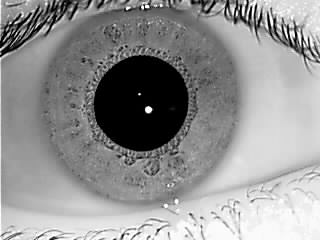
#> input picture tests/p1_1.bmp, 320 x 240 px, found by its file name; its folder holds only this picture in this run
$ python compute_ham.py tests/p1_1.bmp tests/p1_2.bmp
#> lines starting #> are read from the running program, lines starting #| are printed output that depends on the picture; after the words box and inside, x2 and y2 are one past the last pixel; in counts of white or black regions, pixels touching at a corner belong together
### biometric_template/extractandenconding.py
from os import listdir
# from utils.imgutils import segment, normalize
from biometric_template.imgutils import segment, normalize
from cv2 import imread
from itertools import repeat
from fnmatch import filter
import numpy as np
import scipy.io as sio
import warnings
warnings.filterwarnings("ignore")

##########################################################################
#  Function which generate the iris template using in the matching
##########################################################################
DATABASE_PATH = './templates/'


# [59 lines left out: functions encode_iris, gaborconvolve_f, not called in this run]


##########################################################################
# Function to extract the feature for the matching process
##########################################################################
def extractFeature(img_filename, eyelashes_threshold=90, radial_resolution = 10, angular_resolution = 100):
    """
    Extract features from an iris image
    """
#> called with img_filename = 'tests/tests/p1_1.bmp', eyelashes_threshold = 90, radial_resolution = 16, angular_resolution = 64
    # parameters
    # eyelashes_threshold = 80
    # radial_resolution = 10
    # angular_resolution = 100
    minw_length = 18
    mult = 1
    sigma_f = 0.5

    #  segmentation
    im = imread(img_filename, 0)
#> im is the input picture: shape (240, 320); min 0, max 255, mean 146.1
    ciriris, cirpupil, imwithnoise = segment(im, eyelashes_threshold)

    # normalization
    arr_polar, arr_noise = normalize(imwithnoise, ciriris[1],  ciriris[0], ciriris[2],
                                         cirpupil[1], cirpupil[0], cirpupil[2],
                                         radial_resolution, angular_resolution)

    #  feature encoding
    template, mask_noise = encode_iris(arr_polar, arr_noise, minw_length, mult,
    sigma_f)


    return template, mask_noise, img_filename


##########################################################################
# Functions that do the matching between the image and the
# account/template
##########################################################################


# [104 lines left out: functions matchingTemplate, HammingDistance, shiftbits_ham, matchingPool, not called in this run]

### biometric_template/imgutils.py

from scipy import signal
from scipy.ndimage import convolve
from skimage.transform import radon
import numpy as np
import multiprocessing as mp

#########################################################################
#  Functions used to search the bounder of iris (inner and bounder)
#########################################################################


def searchInnerBound(img):
    """
    Searching of the boundary (inner) of the iris
    """

    # integro-differential
    Y = img.shape[0]
    X = img.shape[1]
    sect = X/4
    minrad = 10
    maxrad = sect*0.8
    jump = 4 		# Precision of the search

    # Hough Space
    sz = np.array([np.floor((Y-2*sect)/jump),
                    np.floor((X-2*sect)/jump),
                    np.floor((maxrad-minrad)/jump)]).astype(int)

    #circular integration
    integrationprecision = 1
    angs = np.arange(0, 2*np.pi, integrationprecision)
    x, y, r = np.meshgrid(np.arange(sz[1]),
                          np.arange(sz[0]),
                          np.arange(sz[2]))
    y = sect + y*jump
    x = sect + x*jump
    r = minrad + r*jump
    hs = ContourIntegralCircular(img, y, x, r, angs)

    # Hough Space Partial Derivative
    hspdr = hs - hs[:, :, np.insert(np.arange(hs.shape[2]-1), 0, 0)]

    # blurring the image
    sm = 3
    hspdrs = signal.fftconvolve(hspdr, np.ones([sm,sm,sm]), mode="same")

    indmax = np.argmax(hspdrs.ravel())
    y,x,r = np.unravel_index(indmax, hspdrs.shape)

    inner_y = sect + y*jump
    inner_x = sect + x*jump
    inner_r = minrad + (r-1)*jump

    # Integro-Differential
    integrationprecision = 0.1
    angs = np.arange(0, 2*np.pi, integrationprecision)
    x, y, r = np.meshgrid(np.arange(jump*2),
                          np.arange(jump*2),
                          np.arange(jump*2))
    y = inner_y - jump + y
    x = inner_x - jump + x
    r = inner_r - jump + r
    hs = ContourIntegralCircular(img, y, x, r, angs)

    # Hough Space Partial Derivative
    hspdr = hs - hs[:, :, np.insert(np.arange(hs.shape[2]-1), 0, 0)]

    # blurring the image
    sm = 3
    hspdrs = signal.fftconvolve(hspdr, np.ones([sm,sm,sm]), mode="same")
    indmax = np.argmax(hspdrs.ravel())
    y,x,r = np.unravel_index(indmax, hspdrs.shape)

    inner_y = inner_y - jump + y
    inner_x = inner_x - jump + x
    inner_r = inner_r - jump + r - 1

    return inner_y, inner_x, inner_r


def searchOuterBound(img, inner_y, inner_x, inner_r):
    """
    Searching fo the boundary (outer) of the iris
    """
    maxdispl = np.round(inner_r*0.15).astype(int)

    minrad = np.round(inner_r/0.8).astype(int)
    maxrad = np.round(inner_r/0.3).astype(int)

    # Integration region and avoiding eyelids
    intreg = np.array([[2/6, 4/6], [8/6, 10/6]]) * np.pi

    #circular integration
    integrationprecision = 0.05
    angs = np.concatenate([np.arange(intreg[0,0], intreg[0,1], integrationprecision),
                            np.arange(intreg[1,0], intreg[1,1], integrationprecision)],
                            axis=0)
    x, y, r = np.meshgrid(np.arange(2*maxdispl),
                          np.arange(2*maxdispl),
                          np.arange(maxrad-minrad))
    y = inner_y - maxdispl + y
    x = inner_x - maxdispl + x
    r = minrad + r
    hs = ContourIntegralCircular(img, y, x, r, angs)

    # Hough Space Partial Derivative
    hspdr = hs - hs[:, :, np.insert(np.arange(hs.shape[2]-1), 0, 0)]

    # blurring
    sm = 7 	# Size of the blurring mask
    hspdrs = signal.fftconvolve(hspdr, np.ones([sm, sm, sm]), mode="same")

    indmax = np.argmax(hspdrs.ravel())
    y, x ,r = np.unravel_index(indmax, hspdrs.shape)

    outer_y = inner_y - maxdispl + y + 1
    outer_x = inner_x - maxdispl + x + 1
    outer_r = minrad + r - 1

    return outer_y, outer_x, outer_r


def ContourIntegralCircular(imagen, y_0, x_0, r, angs):
    """
       Contour/circular integral using discrete rieman
    """
    y = np.zeros([len(angs), r.shape[0], r.shape[1], r.shape[2]], dtype=int)
    x = np.zeros([len(angs), r.shape[0], r.shape[1], r.shape[2]], dtype=int)
    for i in range(len(angs)):
        ang = angs[i]
        y[i, :, :, :] = np.round(y_0 - np.cos(ang) * r).astype(int)
        x[i, :, :, :] = np.round(x_0 + np.sin(ang) * r).astype(int)

    # adapt x and y
    ind = np.where(y < 0)
    y[ind] = 0
    ind = np.where(y >= imagen.shape[0])
    y[ind] = imagen.shape[0] - 1
    ind = np.where(x < 0)
    x[ind] = 0
    ind = np.where(x >= imagen.shape[1])
    x[ind] = imagen.shape[1] - 1

    hs = imagen[y, x]
    hs = np.sum(hs, axis=0)
    return hs.astype(float)

###############################################################################
#  Functions that segments regions of the image (iris, eyelids)
###############################################################################


def segment(eyeim, eyelashes_thres=80):
    """
        Segment the iris from the image
    """
    # Using daugman intefro-differential to the the iris
    # search the inner and outer bounds
    rowp, colp, rp = searchInnerBound(eyeim)
#> in searchInnerBound, `indmax = np.argmax(hspdrs.ravel())`: indmax = 3325
#> in searchInnerBound, `y,x,r = np.unravel_index(indmax, hspdrs.shape)`: y = 6; x = 15; r = 10
#> in searchInnerBound, `inner_y = sect + y*jump`: inner_y = 104
#> in searchInnerBound, `inner_x = sect + x*jump`: inner_x = 140
#> in searchInnerBound, `inner_r = minrad + (r-1)*jump`: inner_r = 46
#> in searchInnerBound, `indmax = np.argmax(hspdrs.ravel())`: indmax = 238
#> in searchInnerBound, `y,x,r = np.unravel_index(indmax, hspdrs.shape)`: y = 3; x = 5; r = 6
#> in searchInnerBound, `inner_y = inner_y - jump + y`: inner_y = 103
#> in searchInnerBound, `inner_x = inner_x - jump + x`: inner_x = 141
#> in searchInnerBound, `inner_r = inner_r - jump + r - 1`: inner_r = 47
    row, col, r = searchOuterBound(eyeim, rowp, colp, rp)

    # pupil and iris boundaries
    rowp = np.round(rowp).astype(int)
    colp = np.round(colp).astype(int)
    rp = np.round(rp).astype(int)
    row = np.round(row).astype(int)
    col = np.round(col).astype(int)
    r = np.round(r).astype(int)
    cirpupil = [rowp, colp, rp]
    ciriris = [row, col, r]

    # top and bottom eyelid
    imsz = eyeim.shape
    irl = np.round(row - r).astype(int)
    iru = np.round(row + r).astype(int)
    icl = np.round(col - r).astype(int)
    icu = np.round(col + r).astype(int)
    if irl < 0:
        irl = 0
    if icl < 0:
        icl = 0
    if iru >= imsz[0]:
        iru = imsz[0] - 1
    if icu >= imsz[1]:
        icu = imsz[1] - 1
    imageiris = eyeim[irl: iru + 1, icl: icu + 1]

    mask_top = findTopEyelid(imsz, imageiris, irl, icl, rowp, rp)
    mask_bot = findBottomEyelid(imsz, imageiris, rowp, rp, irl, icl)

    # noise region we mark by NaN value
    imwithnoise = eyeim.astype(float)
    imwithnoise = imwithnoise + mask_top + mask_bot

    # For CASIA dataset, we need to eliminate eyelashes by threshold
    ref = eyeim < eyelashes_thres
    coords = np.where(ref == 1)
    imwithnoise[coords] = np.nan

    return ciriris, cirpupil, imwithnoise


def findTopEyelid(imsz, imageiris, irl, icl, rowp, rp, ret_top=None):
    """
    Find and mask for the top eyelid region.
    """
    topeyelid = imageiris[0: rowp - irl - rp, :]
    lines = findline(topeyelid)
    mask = np.zeros(imsz, dtype=float)

    if lines.size > 0:
        xl, yl = linecoords(lines, topeyelid.shape)
        yl = np.round(yl + irl - 1).astype(int)
        xl = np.round(xl + icl - 1).astype(int)

        yla = np.max(yl)
        y2 = np.arange(yla)

        mask[yl, xl] = np.nan
        grid = np.meshgrid(y2, xl)
        mask[grid] = np.nan

    if ret_top is not None:
        ret_top[0] = mask
    return mask


# [22 lines left out: function findBottomEyelid, not called in this run]

###############################################################################
#  Functions that manipulate lines in the image/eye
###############################################################################


def findline(img):
    """
    Find lines in the image using linear hough transformation and
    canny detection
    """
    I2, orient = canny(img, 2, 0, 1)
    I3 = adjgamma(I2, 1.9)
    I4 = nonmaxsup(I3, orient, 1.5)
    edgeimage = hysthresh(I4, 0.2, 0.15)

    # Radon transformation
    theta = np.arange(180)
    R = radon(edgeimage, theta, circle=False)
    sz = R.shape[0] // 2
    xp = np.arange(-sz, sz+1, 1)

    maxv = np.max(R)
    if maxv > 25:
        i = np.where(R.ravel() == maxv)
        i = i[0]
    else:
        return np.array([])

    R_vect = R.ravel()
    ind = np.argsort(-R_vect[i])
    u = i.shape[0]
    k = i[ind[0: u]]
    y, x = np.unravel_index(k, R.shape)
    t = -theta[x] * np.pi / 180
    r = xp[y]

    lines = np.vstack([np.cos(t), np.sin(t), -r]).transpose()
    cx = img.shape[1] / 2 - 1
    cy = img.shape[0] / 2 - 1
    lines[:, 2] = lines[:, 2] - lines[:, 0]*cx - lines[:, 1]*cy
    return lines


def linecoords(lines, imsize):
    """
    Find x-, y- coordinates of positions along in a line.
    """
    xd = np.arange(imsize[1])
    yd = (-lines[0, 2] - lines[0, 0] * xd) / lines[0, 1]

    coords = np.where(yd >= imsize[0])
    coords = coords[0]
    yd[coords] = imsize[0]-1
    coords = np.where(yd < 0)
    coords = coords[0]
    yd[coords] = 0

    x = xd
    y = yd
    return x, y


def canny(im, sigma, vert, horz):
    """
    Canny edge detection.
    """
    def fspecial_gaussian(shape=(3, 3), sig=1):
        m, n = [(ss - 1) / 2 for ss in shape]
        y, x = np.ogrid[-m:m + 1, -n:n + 1]
        f = np.exp(-(x * x + y * y) / (2 * sig * sig))
        f[f < np.finfo(f.dtype).eps * f.max()] = 0
        sum_f = f.sum()
        if sum_f != 0:
            f /= sum_f
        return f

    hsize = [6 * sigma + 1, 6 * sigma + 1]
    gaussian = fspecial_gaussian(hsize, sigma)
    im = convolve(im, gaussian, mode='constant')
    rows, cols = im.shape

    h = np.concatenate([im[:, 1:cols], np.zeros([rows, 1])], axis=1) - \
        np.concatenate([np.zeros([rows, 1]), im[:, 0: cols - 1]], axis=1)

    v = np.concatenate([im[1: rows, :], np.zeros([1, cols])], axis=0) - \
        np.concatenate([np.zeros([1, cols]), im[0: rows - 1, :]], axis=0)

    d11 = np.concatenate([im[1:rows, 1:cols], np.zeros([rows - 1, 1])], axis=1)
    d11 = np.concatenate([d11, np.zeros([1, cols])], axis=0)
    d12 = np.concatenate([np.zeros([rows-1, 1]), im[0:rows - 1, 0:cols - 1]], axis = 1)
    d12 = np.concatenate([np.zeros([1, cols]), d12], axis=0)
    d1 = d11 - d12

    d21 = np.concatenate([im[0:rows - 1, 1:cols], np.zeros([rows - 1, 1])], axis = 1)
    d21 = np.concatenate([np.zeros([1, cols]), d21], axis=0)
    d22 = np.concatenate([np.zeros([rows - 1, 1]), im[1:rows, 0:cols - 1]], axis = 1)
    d22 = np.concatenate([d22, np.zeros([1, cols])], axis=0)
    d2 = d21 - d22

    X = (h + (d1 + d2) / 2) * vert
    Y = (v + (d1 - d2) / 2) * horz

    gradient = np.sqrt(X * X + Y * Y)

    orient = np.arctan2(-Y, X)
    neg = orient < 0
    orient = orient * ~neg + (orient + np.pi) * neg
    orient = orient * 180 / np.pi

    return gradient, orient


def adjgamma(im, g):
    """
    Adjust image gamma.
    """
    newim = im
    newim = newim - np.min(newim)
    newim = newim / np.max(newim)
    newim = newim ** (1 / g)
    return newim


def nonmaxsup(in_img, orient, radius):
    """
    Perform non-maxima suppression on an image using an orientation image
    """
    rows, cols = in_img.shape
    im_out = np.zeros([rows, cols])
    iradius = np.ceil(radius).astype(int)

    # precalculatihg x and y offsets to relatives to the center piuxel
    angle = np.arange(181) * np.pi / 180
    xoff = radius * np.cos(angle)
    yoff = radius * np.sin(angle)
    hfrac = xoff - np.floor(xoff)
    vfrac = yoff - np.floor(yoff)
    orient = np.fix(orient)

    # interpolating grey values of the center pixel for the nom maximal suppression
    col, row = np.meshgrid(np.arange(iradius, cols - iradius),
                           np.arange(iradius, rows - iradius))

    ori = orient[row, col].astype(int)
    x = col + xoff[ori]
    y = row - yoff[ori]
    # pixel locations that surround location x,y
    fx = np.floor(x).astype(int)
    cx = np.ceil(x).astype(int)
    fy = np.floor(y).astype(int)
    cy = np.ceil(y).astype(int)
    # integer pixel locations
    bl = in_img[cy, fx]  # bottom left
    br = in_img[cy, cx]  # bottom right
    tl = in_img[fy, fx]  # top left
    tr = in_img[fy, cx]  # top right
    # Bi-linear interpolation for x,y values
    upperavg = tl + hfrac[ori] * (tr - tl)
    loweravg = bl + hfrac[ori] * (br - bl)
    v1 = upperavg + vfrac[ori] * (loweravg - upperavg)

    # same thing but for the other side
    map_candidate_region = in_img[row, col] > v1
    x = col - xoff[ori]
    y = row + yoff[ori]
    fx = np.floor(x).astype(int)
    cx = np.ceil(x).astype(int)
    fy = np.floor(y).astype(int)
    cy = np.ceil(y).astype(int)
    tl = in_img[fy, fx]
    tr = in_img[fy, cx]
    bl = in_img[cy, fx]
    br = in_img[cy, cx]
    upperavg = tl + hfrac[ori] * (tr - tl)
    loweravg = bl + hfrac[ori] * (br - bl)
    v2 = upperavg + vfrac[ori] * (loweravg - upperavg)

    # max local
    map_active = in_img[row, col] > v2
    map_active = map_active * map_candidate_region
    im_out[row, col] = in_img[row, col] * map_active

    return im_out


def hysthresh(im, T1, T2):
    """
    Hysteresis thresholding.
    """
    rows, cols = im.shape
    rc = rows * cols
    rcmr = rc - rows
    rp1 = rows + 1

    bw = im.ravel() # column vector
    pix = np.where(bw > T1)  # pixels with value > T1
    pix = pix[0]
    npix = pix.size         # pixels with value > T1

    # stack array
    stack = np.zeros(rows * cols)
    stack[0:npix] = pix         # add edge points on the stack
    stp = npix
    for k in range(npix):
        bw[pix[k]] = -1

    O = np.array([-1, 1, -rows - 1, -rows, -rows + 1, rows - 1, rows, rows + 1])

    while stp != 0:  # While the stack is != empty
        v = int(stack[stp-1])
        stp -= 1

        if rp1 < v < rcmr:  # prevent illegal indices
            index = O + v  # indices of points around this pixel.
            for l in range(8):
                ind = index[l]
                if bw[ind] > T2:  # value > T2,
                    stp += 1  # add index onto the stack.
                    stack[stp-1] = ind
                    bw[ind] = -1

    bw = (bw == -1)  # zero out that was not an edge
    bw = np.reshape(bw, [rows, cols])  # Reshaping the image

    return bw


#########################################################################
# Functions: normalize the image and help which finds the coordinates
# of a circle based on center/radius
#########################################################################


# [114 lines left out: functions normalize, circlecoords, not called in this run]

### compute_ham.py
import numpy as np
from biometric_template import extractandenconding
from sys import argv
# [8 lines left out: function hamming_distance, not called in this run]

X1, M1, _ = extractandenconding.extractFeature('tests/'+argv[1],  radial_resolution=16, angular_resolution=64)
#> in segment, `rowp, colp, rp = searchInnerBound(eyeim)`: rowp = 103; colp = 141; rp = 47
#> in searchOuterBound, `maxdispl = np.round(inner_r*0.15).astype(int)`: maxdispl = 7
#> in searchOuterBound, `minrad = np.round(inner_r/0.8).astype(int)`: minrad = 59
#> in searchOuterBound, `maxrad = np.round(inner_r/0.3).astype(int)`: maxrad = 157
#> in searchOuterBound, `indmax = np.argmax(hspdrs.ravel())`: indmax = 6119
#> in searchOuterBound, `y, x ,r = np.unravel_index(indmax, hspdrs.shape)`: y = 4; x = 6; r = 43
#> in searchOuterBound, `outer_y = inner_y - maxdispl + y + 1`: outer_y = 101
#> in searchOuterBound, `outer_x = inner_x - maxdispl + x + 1`: outer_x = 141
#> in searchOuterBound, `outer_r = minrad + r - 1`: outer_r = 101
#> in segment, `row, col, r = searchOuterBound(eyeim, rowp, colp, rp)`: col = 141; r = 101
#> in segment, `cirpupil = [rowp, colp, rp]`: cirpupil = [103, 141, 47]
#> in segment, `ciriris = [row, col, r]`: ciriris = [101, 141, 101]
#> in segment, `irl = np.round(row - r).astype(int)`: irl = 0
#> in segment, `iru = np.round(row + r).astype(int)`: iru = 202
#> in segment, `icl = np.round(col - r).astype(int)`: icl = 40
#> in segment, `icu = np.round(col + r).astype(int)`: icu = 242
#> in segment, `imageiris = eyeim[irl: iru + 1, icl: icu + 1]`:
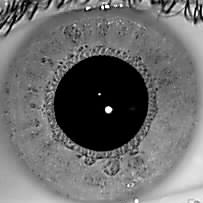
#> imageiris: shape (203, 203); min 0, max 255, mean 107.6
#> in canny, `neg = orient < 0`:
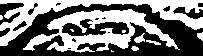
#> neg: shape (56, 203) bool; 47.7% white; 10 white regions (4 under 20 px), largest, box (x1, y1, x2, y2) and area: (23, 9, 180, 53) 2722, (0, 0, 203, 46) 2496, (134, 33, 145, 43) 60, (146, 40, 161, 45) 38, (197, 32, 203, 41) 37, (131, 46, 139, 51) 29
#> in adjgamma, `newim = newim ** (1 / g)`:
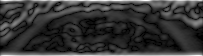
#> newim: shape (56, 203) float64; min 0, max 1, mean 0.213
#> in nonmaxsup, `iradius = np.ceil(radius).astype(int)`: iradius = 2
#> in nonmaxsup, `cy = np.ceil(y).astype(int)`:
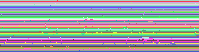
#> cy: shape (52, 199) int64; 52 distinct labels, from 1 to 52; one colour per label, 0 black
#> in nonmaxsup, `fy = np.floor(y).astype(int)`:
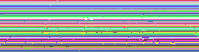
#> fy: shape (52, 199) int64; 53 distinct labels, from 2 to 54; one colour per label, 0 black
#> in nonmaxsup, `cy = np.ceil(y).astype(int)`:
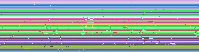
#> cy: shape (52, 199) int64; 53 distinct labels, from 2 to 55; one colour per label, 0 black
#> in nonmaxsup, `tl = in_img[fy, fx]`:
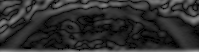
#> tl: shape (52, 199) float64; min 0, max 0.602, mean 0.183
#> in hysthresh, `bw = im.ravel()`: bw = 11368 values, max 0.538 at index 4864, min 0 at index 0, mean 0.0387
#> in hysthresh, `pix = pix[0]`: pix = 946 values from 668 to 10434
#> after the loop in hysthresh, `for k in range(npix):`: bw = 11368 values, max 0.2 at index 1807, min -1 at index 668, mean -0.0703
#> the loop in hysthresh, `while stp != 0:` made 1215 passes
#> (v, index) on passes 1 to 6: (10434, [10433, 10435, 10377, 10378, 10379, 10489, 10490, 10491]), (10433, [10432, 10434, 10376, 10377, 10378, 10488, 10489, 10490]), (10432, [10431, 10433, 10375, 10376, 10377, 10487, 10488, 10489]), (10270, [10269, 10271, 10213, 10214, 10215, 10325, 10326, 10327]), (10269, [10268, 10270, 10212, 10213, 10214, 10324, 10325, 10326]), (10268, [10267, 10269, 10211, 10212, 10213, 10323, 10324, 10325])
#> after the loop in hysthresh, `while stp != 0:`: bw = 11368 values, max 0.2 at index 1807, min -1 at index 668, mean -0.0982; stack = 11368 values, max 10434 at index 945, min 0 at index 946, mean 333.6; stp = 0
#> in findline, `maxv = np.max(R)`: maxv = 77.44
#> in findline, `i = np.where(R.ravel() == maxv)`: i = ([29793],)
#> in findline, `i = i[0]`: i = [29793]
#> in findline, `ind = np.argsort(-R_vect[i])`: ind = [0]
#> in findline, `k = i[ind[0: u]]`: k = [29793]
#> in findline, `y, x = np.unravel_index(k, R.shape)`: y = [165]; x = [93]
#> in findline, `t = -theta[x] * np.pi / 180`: t = [-1.62]
#> in findline, `r = xp[y]`: r = [21]
#> in findline, `lines = np.vstack([np.cos(t), np.sin(t), -r]).transpose()`: lines = [[-0.0523, -0.999, -21]]
#> in findTopEyelid, `lines = findline(topeyelid)`: lines = [[-0.0523, -0.999, 11.22]]
#> in linecoords, `yd = (-lines[0, 2] - lines[0, 0] * xd) / lines[0, 1]`: yd = 203 values, max 11.24 at index 0, min 0.652 at index 202, mean 5.94
#> in linecoords, `coords = np.where(yd >= imsize[0])`: coords = (empty array,)
#> in linecoords, `coords = coords[0]`: coords = empty array
#> in linecoords, `coords = np.where(yd < 0)`: coords = (empty array,)
#> in linecoords, `coords = coords[0]`: coords = empty array
#> in linecoords, `y = yd`: y has the same summary as yd
#> in findTopEyelid, `xl, yl = linecoords(lines, topeyelid.shape)`: xl = 203 values from 0 to 202; yl has the same summary as yd in linecoords
#> in findTopEyelid, `yl = np.round(yl + irl - 1).astype(int)`: yl = 203 values, max 10 at index 0, min 0 at index 186, mean 4.95
#> in findTopEyelid, `xl = np.round(xl + icl - 1).astype(int)`: xl = 203 values from 39 to 241
#> in findTopEyelid, `yla = np.max(yl)`: yla = 10
#> (the run stopped early here; a loop or call above may not have finished)
